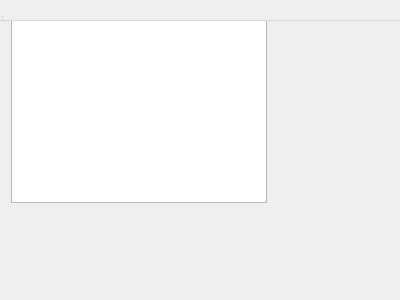
<?xml version="1.0" encoding="UTF-8"?>
<ui version="4.0">
 <class>csvdlg</class>
 <widget class="QDialog" name="csvdlg">
  <property name="windowModality">
   <enum>Qt::NonModal</enum>
  </property>
  <property name="geometry">
   <rect>
    <x>0</x>
    <y>0</y>
    <width>400</width>
    <height>300</height>
   </rect>
  </property>
  <property name="windowTitle">
   <string>Csv Dlg</string>
  </property>
  <widget class="QWidget" name="centralWidget">
   <layout class="QGridLayout" name="gridLayout">
    <item row="0" column="0">
     <widget class="QTableView" name="tableView"/>
    </item>
   </layout>
  </widget>
  <widget class="QMenuBar" name="menuBar">
   <property name="geometry">
    <rect>
     <x>0</x>
     <y>0</y>
     <width>400</width>
     <height>21</height>
    </rect>
   </property>
  </widget>
  <widget class="QToolBar" name="mainToolBar">
   <attribute name="toolBarArea">
    <enum>TopToolBarArea</enum>
   </attribute>
   <attribute name="toolBarBreak">
    <bool>false</bool>
   </attribute>
  </widget>
  <widget class="QStatusBar" name="statusBar"/>
 </widget>
 <layoutdefault spacing="6" margin="11"/>
 <resources/>
 <connections/>
</ui>
